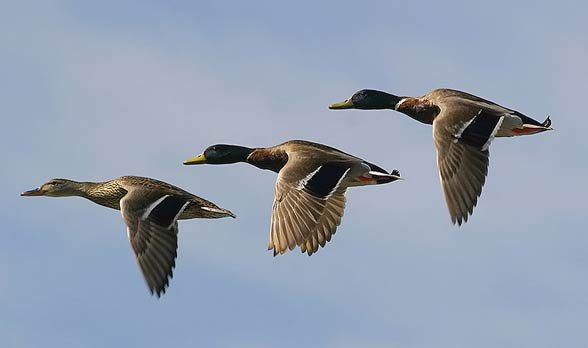
%> input picture lab5/kaczki.jpg, 588 x 348 px
$ octave lab5.m   (GNU Octave 9; MATLAB toolbox functions it lacks are replaced by stand-ins)
%> lines starting %> are read from the running program, lines starting %| are printed output that depends on the picture; in (x1, y1, x2, y2) boxes, pixels count from 0 and x2, y2 are one past the last pixel; in counts of white or black regions, pixels touching at a corner belong together; the program's own positions count from 1
clear;clc;close all;

im=rgb2gray(double(imread('kaczki.jpg'))/255);
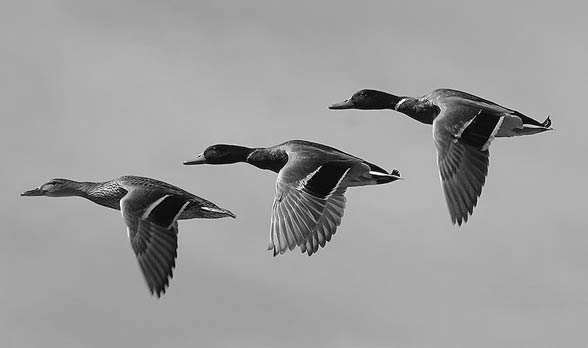
%> im: size 348x588 double; min 0, max 1, mean 0.618

t=graythresh(im);
%> t = 0.435
bim=imbinarize(im,t);
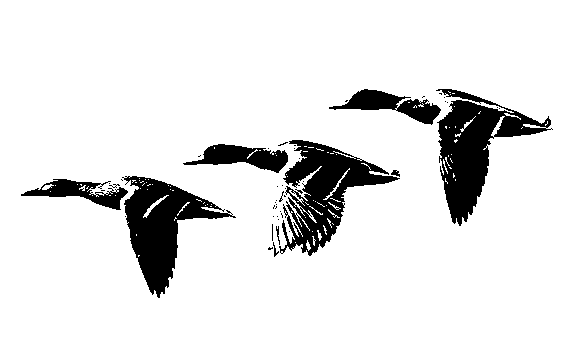
%> bim: size 348x588 logical; 89.4% white; 47 black regions (38 under 20 px), largest, box (x1, y1, x2, y2) and area: (436, 89, 553, 226) 6049, (279, 140, 400, 256) 5569, (122, 176, 236, 298) 5431
bim=~bim;

k=5;
bim=imclose(bim, ones(11));
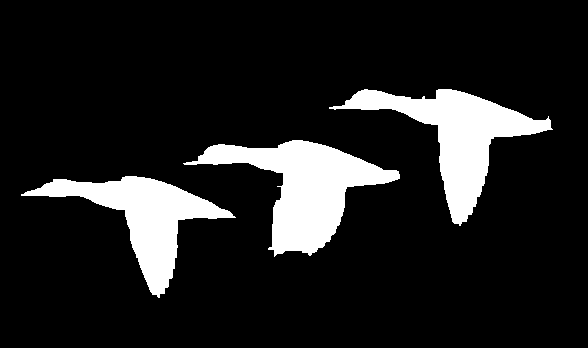
%> bim: size 348x588 logical; 12.7% white; 3 white regions, box (x1, y1, x2, y2) and area: (183, 140, 400, 257) 9626, (329, 89, 553, 226) 8811, (21, 176, 236, 298) 7650

bim([1,end],:)=1;
bim(:,[1,end])=1;
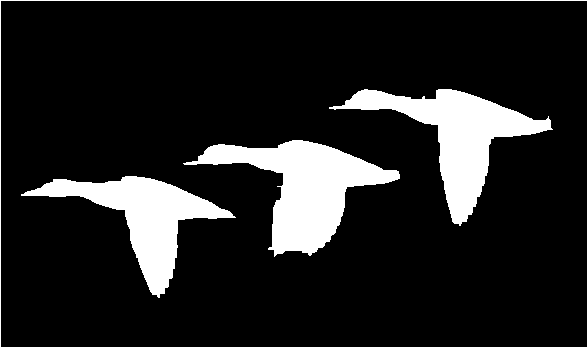
%> bim: size 348x588 logical; 13.7% white; 4 white regions, box (x1, y1, x2, y2) and area: (183, 140, 400, 257) 9626, (329, 89, 553, 226) 8811, (21, 176, 236, 298) 7650, (0, 0, 588, 348) 1868
d=bwdist(bim, 'chessboard');
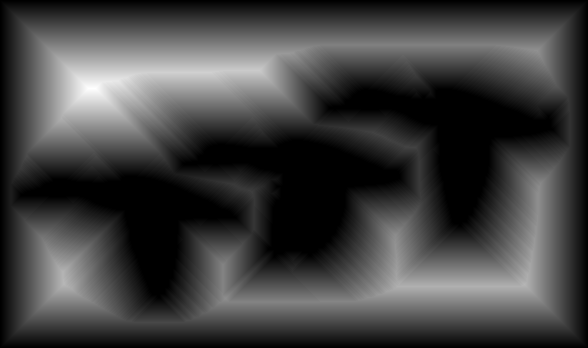
%> d: size 348x588 single; min 0, max 88, mean 22.3; drawn with min black and max white
imshow(d, [0, max(d(:))]);

l=watershed(d);
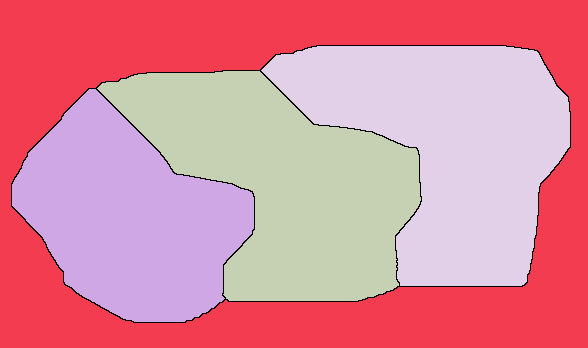
%> l: size 348x588 uint8; 5 distinct labels, from 0 to 4; one colour per label, 0 black
imshow(label2rgb(l));
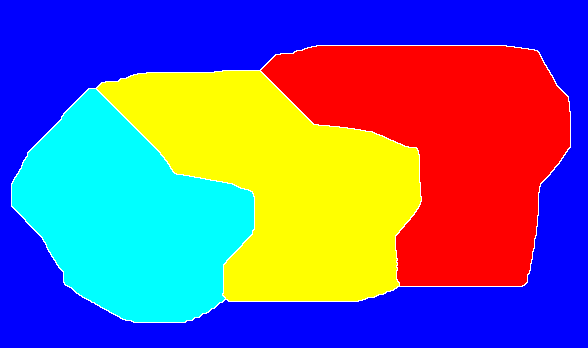
%> displayed picture: size 348x588x3, on the screen's scale of 0 to 255; mean R, G, B 109.5, 97.7, 148.6
